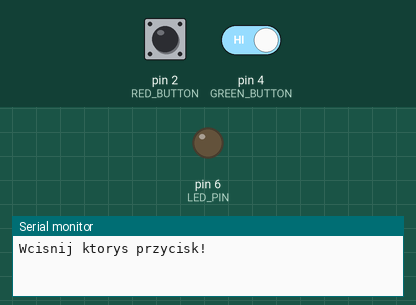
A sketch run on a simulated Arduino Uno, built with avr-gcc and run on an emulated ATmega328P. On the bench: output pins drawn as LEDs (lit = HIGH), the last lines printed to the serial monitor. The test bench sets the inputs (shaded band); at power-on: pin 2 (RED_BUTTON) HIGH, pin 4 (GREEN_BUTTON) HIGH.

Above: at 1.2 s.
1.3 s: pin 2 (RED_BUTTON) pulled LOW for 0.15 s
2.9 s: pin 2 (RED_BUTTON) driven LOW and pin 4 (GREEN_BUTTON) driven LOW
At 3.3 s:
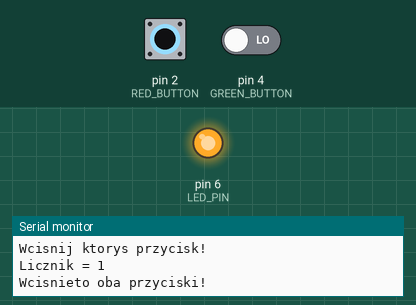
Timing chart, 0 to 5.9 s (numbered marks = the images above; inputs shaded):
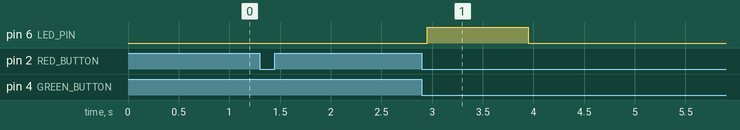

Measured:
- after the input at 2.9 s, pin 6 (LED_PIN): LOW → HIGH after 0.05 s, → LOW 1.0 s later

The sketch:

2_1.ino
```cpp
// 2.1 Licznik na dwa przyciski

#define LED_PIN 6
#define GREEN_BUTTON 4
#define RED_BUTTON 2


int counter = 0;
bool lastStateGreen = HIGH;
bool lastStateRed = HIGH;


void setup() {
  Serial.begin(9600);
  pinMode(GREEN_BUTTON, INPUT_PULLUP);
  pinMode(RED_BUTTON, INPUT_PULLUP);
  pinMode(LED_PIN, OUTPUT);


  Serial.println("Wcisnij ktorys przycisk!");
}
void loop() {
  bool currentStateGreen = digitalRead(GREEN_BUTTON);
  bool currentStateRed = digitalRead(RED_BUTTON);


  if (lastStateGreen != currentStateGreen || lastStateRed != currentStateRed) {
    delay(50);


    currentStateGreen = digitalRead(GREEN_BUTTON);
    currentStateRed = digitalRead(RED_BUTTON);


    if (currentStateGreen == LOW && currentStateRed == LOW) {
      Serial.println("Wcisnieto oba przyciski!");
      if (counter > 0) {
        for (int i = 0; i < counter; i++) {
          digitalWrite(LED_PIN, HIGH);   // włączamy diodę LED
          delay(1000);                   // czekamy 2 sekundy
          digitalWrite(LED_PIN, LOW);    // wyłączamy diodę LED
          delay(1000);                   // czekamy 1 sekundę


        }
      }
    }


    else if (currentStateRed == LOW) {


      counter++;
      Serial.print("Licznik = ");
      Serial.println(counter);
    }


    else if (currentStateGreen == LOW) {
      counter--;
      Serial.print("Licznik = ");
      Serial.println(counter);


    }


  }


  lastStateGreen = currentStateGreen;
  lastStateRed = currentStateRed;
}
```
